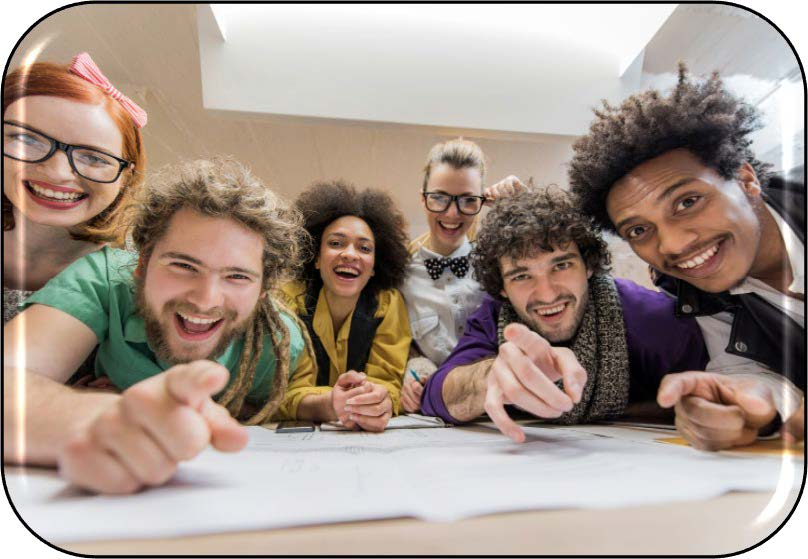
#> input picture FE/membersIm.jpg, 808 x 559 px; its folder holds 6 pictures in this run
$ python -i books.py   (imports and definitions only)
#> lines starting #> are read from the running program, lines starting #| are printed output that depends on the picture
from tkinter import *
from tkinter import messagebox
from PIL import ImageTk, Image
import backendSQL as sqlFuncs
from datetime import datetime

###################################################################################################################################################################################################################################################################################################################################################################################################################################################################################################################################################################################################################################################################################################################################################################################################################################################
##Book Landing Window###########################################################

def destroyBookMenu():
    bookMenu.destroy()

# [160 lines left out: functions navFromBookToBookAcq, navFromBookToBookWith, navFromBookToLP, navFromConfirmAcqToBookAcq, createBookMenu, destroySuccessAcq and 3 more, not called in this run]

################################################################################

## BOOK ACQUISITION PAGE #######################################################

def destroyBookAcquisition():
    bookAcq.destroy()

# [237 lines left out: functions navFromBookAcqToBook, navFromAcqConfirmationToSuccessPage, confirmAcqDialog, createBookAcquisition, not called in this run]

################################################################################

## WITHDRAWAL PAGE #############################################################

def destroyBookWithdrawal():
    bookWith.destroy()

# [5 lines left out: function navFromWithConfirmationToSuccessPage, not called in this run]

def navFromConfirmWithToBookWith():
    confirmWithDialog.destroy()

# [170 lines left out: functions confirmWithDialogFunc, navFromBookWithToBook, createBookWithdrawal, not called in this run]
################################################################################

## LANDING PAGE ################################################################

def destroyLandingPage():
    landingPage.destroy()

# [5 lines left out: function navFromLpToBooks, not called in this run]

def landingPageFunc():
    global landingPage
    landingPage = Toplevel()
    landingPage.title("Landing Page")
    landingPage.geometry("1280x820")

    ##EMPTY FUNCTION
    # [11 lines left out: function empty, not called in this run]

    ## (ALS) title centred in the screen
    titleLabel = Label(landingPage,
                          text = "(ALS)",
                          font=("calibre, 40"),
                          bg="white")
    titleLabel.place(x=0,y=20, width=1280, height=100)

    ## First row, leftmost button and icon
    global memIm
    memIm = ImageTk.PhotoImage(Image.open("membersIm.jpg").resize((250,200)))
    displayMemIm = Label(landingPage, image=memIm);
    displayMemIm.place(x=200, y=120, width=250, height=200);

    buttonMember = Button(landingPage,
                             text = "Membership",
                             font=("Arial, 18"),
                             bg="indianred",
                             command=empty)
    buttonMember.place(x=200, y=325, width=250, height=50)

    ## First row, middle button and icon
    global bookIm
    bookIm = ImageTk.PhotoImage(Image.open("booksIm.jpg").resize((250,200)))
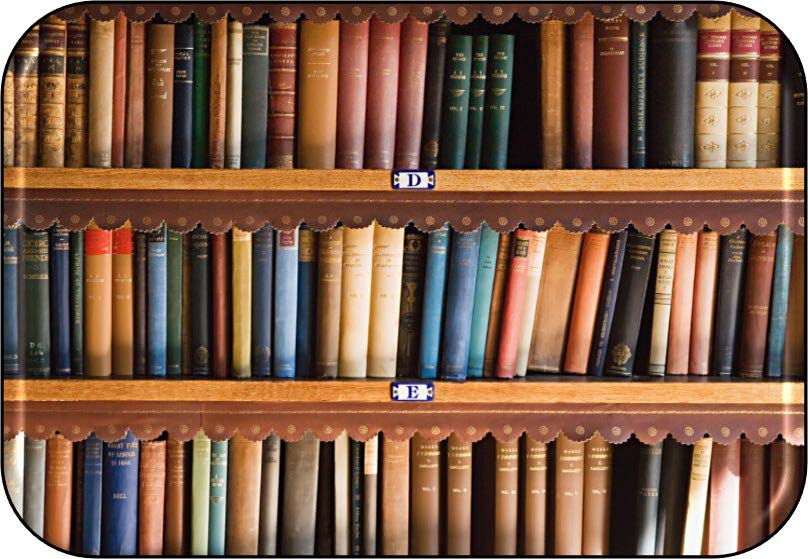
#> input picture FE/booksIm.jpg, 808 x 559 px
    displayBkIm = Label(landingPage, image=bookIm);
    displayBkIm.place(x=515, y=120, width=250, height=200);

    buttonBooks = Button(landingPage,
                            text = "Books",
                            font=("Arial, 18"),
                            bg="aquamarine",
                            command=navFromLpToBooks)
    buttonBooks.place(x=515, y=325, width=250, height=50)


    ## First row, rightmost button and icon
    global loanIm
    loanIm = ImageTk.PhotoImage(Image.open("loansIm.jpg").resize((250,200)))
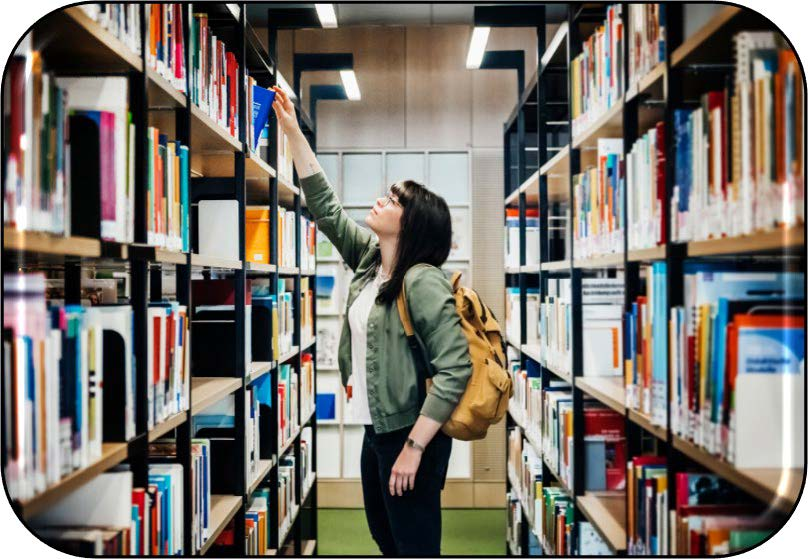
#> input picture FE/loansIm.jpg, 808 x 559 px
    displayLoanIm = Label(landingPage, image=loanIm);
    displayLoanIm.place(x=830, y=120, width=250, height=200);

    buttonLoans = Button(landingPage,
                            text = "Loans",
                            font=("Arial, 18"),
                            bg="darksalmon",
                            command=empty)
    buttonLoans.place(x=830, y=325, width=250, height=50)

    ## Second row, leftmost button and icon
    global reserveIm
    reserveIm = ImageTk.PhotoImage(Image.open("reserveIm.jpg").resize((250,200)))
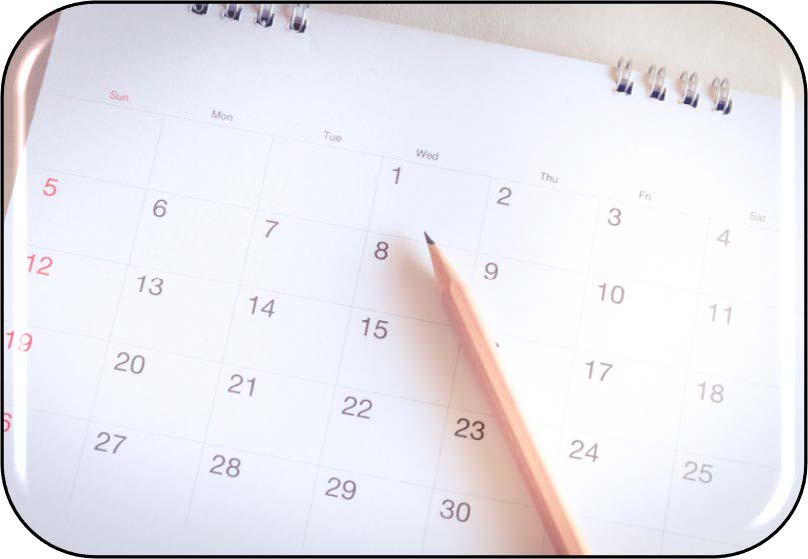
#> input picture FE/reserveIm.jpg, 808 x 559 px
    displayResIm = Label(landingPage, image=reserveIm);
    displayResIm.place(x=200, y=410, width=250, height=200);

    buttonReservation = Button(landingPage,
                                  text = "Reservation",
                                  font=("Arial, 18"),
                                  bg="darkseagreen")
    buttonReservation.place(x=200, y=615, width=250, height=50)

    ## Second row, middle button and icon
    global fineIm
    fineIm = ImageTk.PhotoImage(Image.open("fineIm.jpg").resize((250,200)))
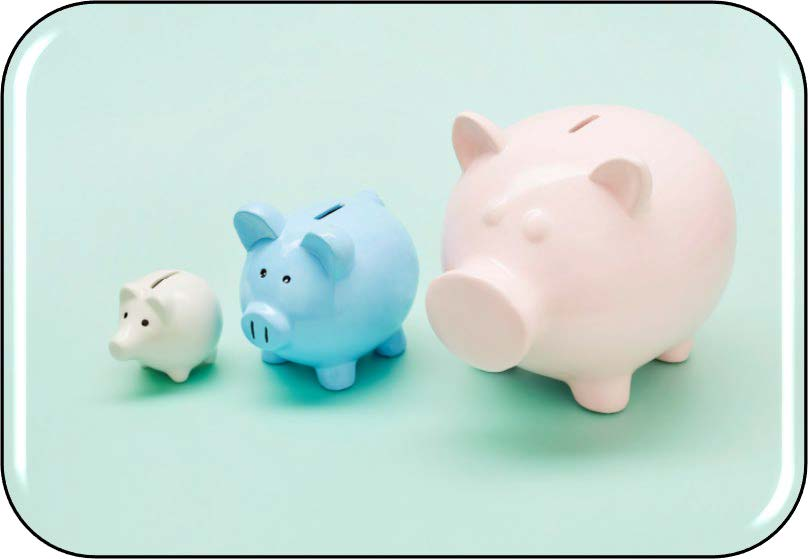
#> input picture FE/fineIm.jpg, 808 x 559 px
    displayFineIm = Label(landingPage, image=fineIm);
    displayFineIm.place(x=515, y=410, width=250, height=200);

    buttonFines = Button(landingPage,
                            text = "Fines",
                            font=("Arial, 18"),
                            bg="cadetblue")
    buttonFines.place(x=515, y=615, width=250, height=50)


    ## Second row, rightmost button and icon
    global reportIm
    reportIm = ImageTk.PhotoImage(Image.open("reportIm.jpg").resize((250,200)))
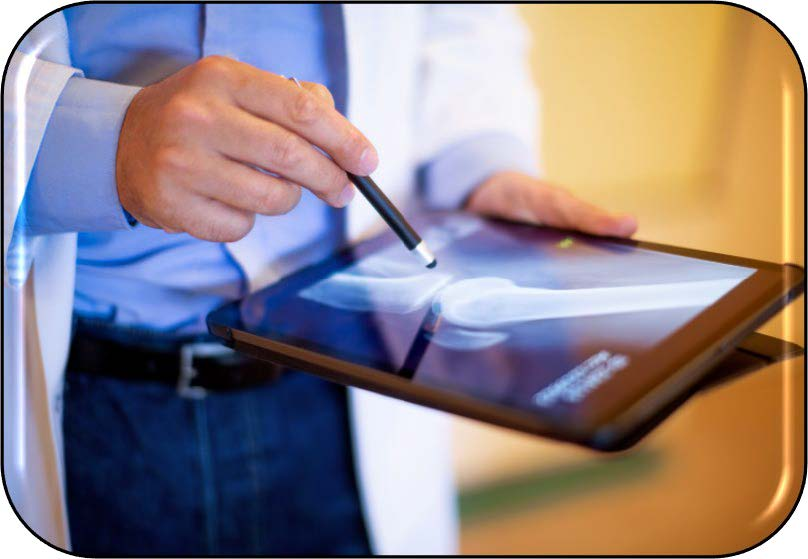
#> input picture FE/reportIm.jpg, 808 x 559 px
    displayReportIm = Label(landingPage, image=reportIm);
    displayReportIm.place(x=830, y=410, width=250, height=200);

    buttonReports = Button(landingPage,
                              text = "Reports",
                              font=("Arial, 18"),
                              bg="peru")
    buttonReports.place(x=830, y=615, width=250, height=50)

################################################################################


def openMain():
	landingPageFunc()

# [3 lines not run here, left out]
# [2 lines that did not run here, left out]

# [3 lines not run here, left out]

>>> result = landingPageFunc()
